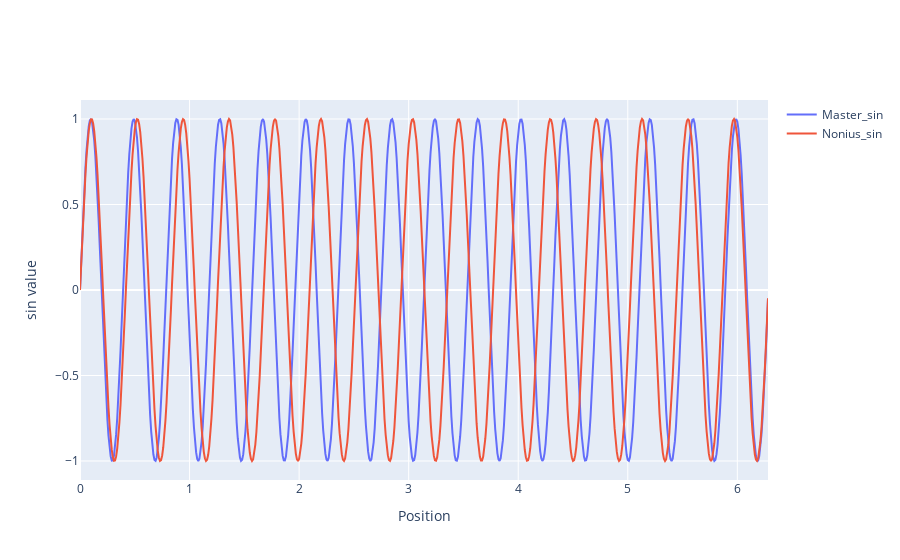

Notebook source saved alongside this figure:
### Code cell
fig = go.Figure()

fig.add_trace(go.Scatter(
    x=t,
    y=master[0],
    name="Master_sin",
))

fig.add_trace(go.Scatter(
    x=t,
       y=nonius[0],
    name="Nonius_sin",
))

fig.update_layout(
    xaxis={"title":"Position"},
    yaxis={"title":"sin value"},
)

fig.show()

### Figure 1 — Plotly figure (JSON) as saved in the notebook; plotly's stock layout.template omitted (floating-point values rounded to 4 significant figures; data arrays with more than 128 entries replaced by an {"elided": "..."} marker saying what was removed)
{"data": [{"name": "Master_sin", "type": "scatter", "x": {"elided": "629 float values"}, "y": {"elided": "629 float values"}}, {"name": "Nonius_sin", "type": "scatter", "x": {"elided": "629 float values"}, "y": {"elided": "629 float values"}}], "layout": {"autosize": true, "xaxis": {"autorange": true, "range": [0, 6.28], "title": {"text": "Position"}, "type": "linear"}, "yaxis": {"autorange": true, "range": [-1.111, 1.111], "title": {"text": "sin value"}, "type": "linear"}}}
